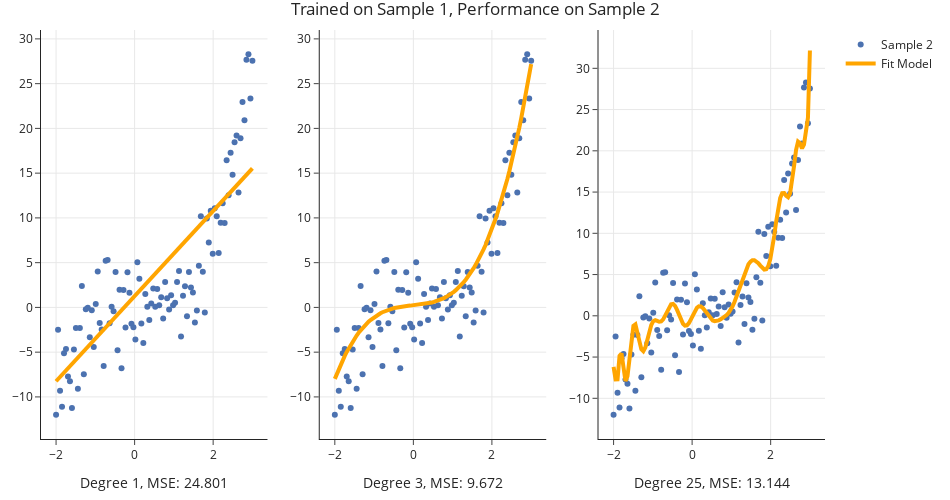

Notebook code cell kept with this figure:
### Markdown cell above
- How do the same fit polynomials look on Sample 2?

### Code cell
fig = util.train_and_plot(train_sample=sample_1, test_sample=sample_2, degs=[1, 3, 25], data_name='Sample 2')
fig.update_layout(title='Trained on Sample 1, Performance on Sample 2')
